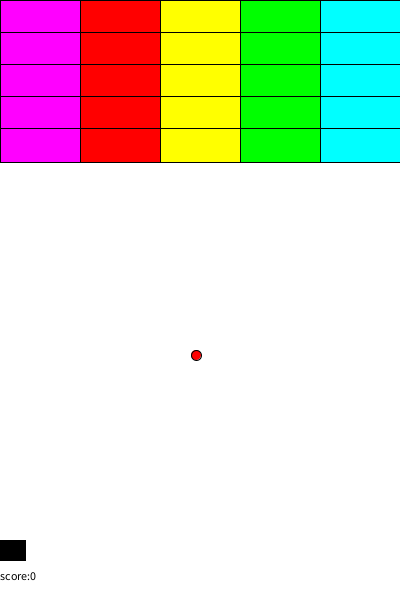
Frame 1 (no input)
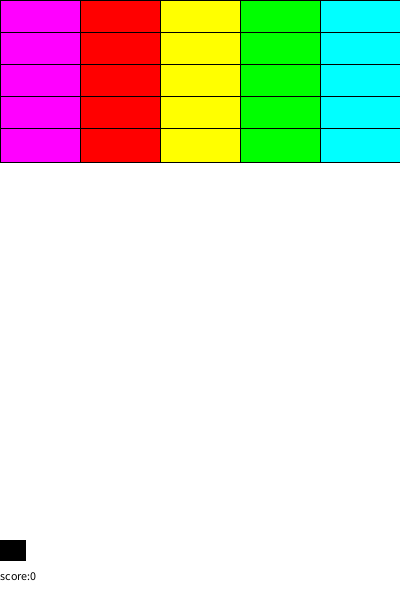
Frame 60 (the mouse pressed at the canvas centre just before this capture)
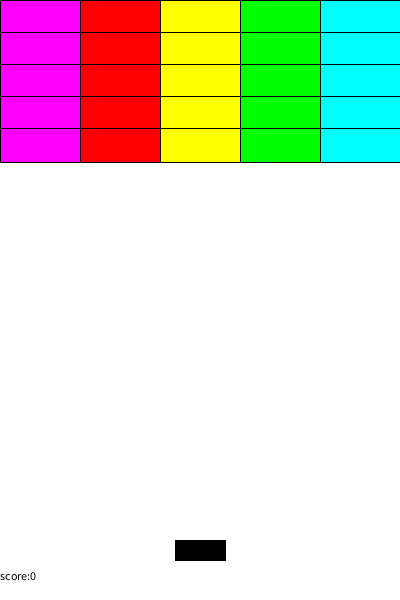
Frame 120 (the mouse held since frame 60 and released just before this capture)

The Processing sketch that drew these frames (run headless with seeded random() and noise(); from frame 60 on, the mouse is pressed at the canvas centre):

// Processing sketch: breakBlock
// ── breakBlock.pde
float bx,by,rx,ry,bw,bh,rw,rh,sbx,sby,pbx,pby;
int gamestatus=0;
int score;
wall[] warray;
void setup(){
  size(400,600);
  background(255);
  score=0;
  start();
}

void draw(){
  //switch(gamestatus){
  //  case 0:
  //    break;
  //  case 1:
  //    game();
  //    break;
  //}
  game();
 
}

void gamesettting(){
   for(int i=0;i<warray.length;i++){
    warray[i].wallwr();
  }
  fill(255,0,0);
  ellipse(bx,by,bw,bh);
}

void start(){
  bx=width/2;
  by=350;
  bw=10;
  bh=10;
  rx=width/2;
  ry=550;
  rw=50;
  rh=20;
  sbx=-4;
  sby=5;
  warray= new wall[25];
  for(int i=0;i<warray.length;i++){
    warray[i]=new wall((i%5)*80,(i/5)*32,i);
  }
}
void game(){
  pbx=bx;
  pby=by;
  background(255);
  fill(0);
  text("score:"+score,0,580);
  ship();
  bullet();
  for(int i=0;i<warray.length;i++){
    warray[i].wallwr();
    warray[i].wallbr();
  }
  reset();
}

void ship(){
  //移動
  rx=min(mouseX,width-rw/2); 
 if(mouseX<0)rx=0;
  fill(0);
  rectMode(CENTER);
  rect(rx,ry,rw,rh);
  rectMode(CORNER);
}

void bullet(){
  fill(255,0,0);
  bx+=sbx;
  by+=sby;
  shiptouch();
  sidetouch();
  ellipse(bx,by,bw,bh);
}
      //shipとの当たり判定
void shiptouch(){
 if((bx>=rx-rw/2) && (bx<=rx+rw/2)&&(by>ry-rh/2)&&(by<ry+rh/2)){
     sby*=-1;
 }
}
    //側面との接触
void sidetouch(){
  //横面
  if((bx<0) || (bx>width) ){
    sbx*=-1;
  }
  //天井
  if(by<0){
    sby*=-1;
  }
}

void reset(){
  if(keyPressed && key==' '){
    for(int i=0;i<warray.length;i++){
      warray[i].ws=1;
    }
  }
 }
  
//ブロック関連
public class wall{
  private float wx,wy;
  private float cr=0;
  private float cb=0;
  private float cg=0;
  private float ww=80;
  private float wh=34;
  private int i;
  private int ws=1;
  public wall(float wx,float wy,int i){
      this.wx=wx;
      this.wy=wy;
      this.i=i%5;
      switch(this.i){
       case 1:
         cr=255;
         break;
       case 2:
         cr=255;
         cg=255;
         break;
       case 3:
         cg=255;
         break; 
       case 4:
         cg=255;
         cb=255;
         break;
       case 5:
         cb=255;
         break;
       case 0:
         cb=255;
         cr=255;
         break;
      };
    }
    
  public void wallwr(){
   if(ws==1){
    fill(cr,cg,cb);
    rect(wx,wy,ww,wh);
   }
  }
  public void wallbr(){
    if(bx>wx && bx<wx+ww && by>wy && by<wy+wh && ws==1){
      score+=10;
      ws=0;
      if(pbx>wx && pbx<wx+ww){
        sby*=-1;
      }else if(pby>wy && pby<wy+wh){
        sbx*=-1;
      }else{
        sbx*=-1;
        sby*=-1;
      }
    }
  }
}
